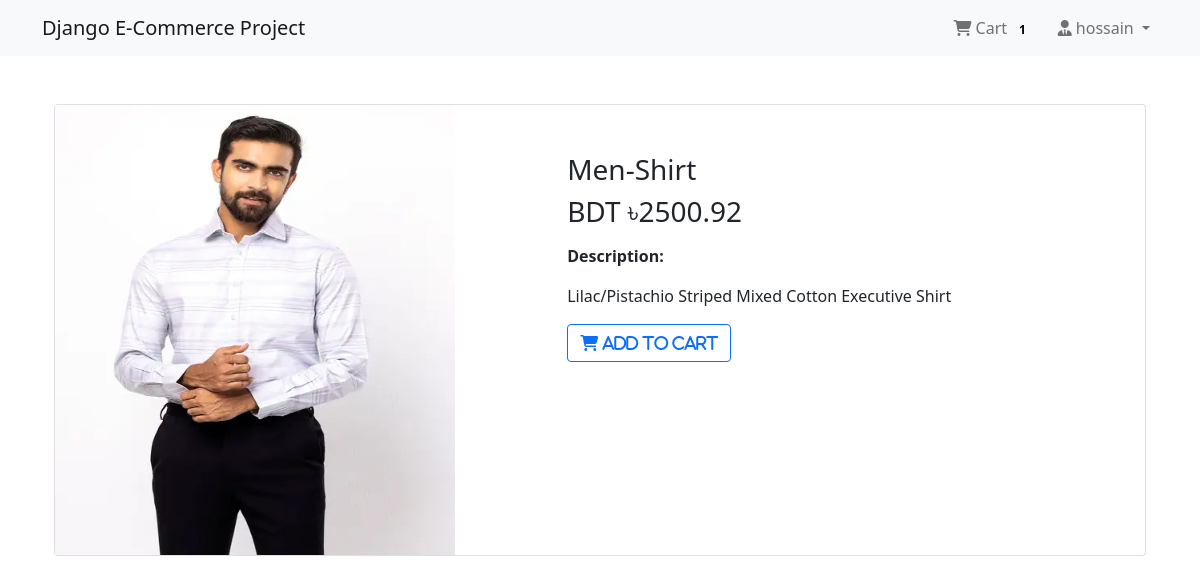
The app's page /product/2/ (signed in) with its own data.
### App_Login/models.py (models this page shows, shortened)
class User(AbstractBaseUser , PermissionsMixin):
        email = models.EmailField(unique=True , null=False)
        is_staff = models.BooleanField(
            _('staff status'),
            default=False,
            help_text= _('Designates whether the user can log in this site')
        )
        is_active = models.BooleanField(
            _('active'),
            default=True,
            help_text=_('Designates whether this shuold be treated as active. Unselect this instead of deleting account.'),
        )
        USERNAME_FIELD = 'email'
        objects = MyUserManager()

class Profile(models.Model) :
     user = models.OneToOneField(User , on_delete=models.CASCADE , related_name="profile")
     username = models.CharField(max_length=25, blank=True)
     full_name = models.CharField(max_length=100 , blank=True)
     address_1 = models.TextField(max_length=300 , blank=True)
     city = models.CharField(max_length=100 , blank=True)
     zipcode = models.CharField(max_length=10 , blank=True)
     country = models.CharField(max_length=100 , blank=True)
     phone = models.CharField(max_length=20 , blank=True)
     date_joined = models.DateTimeField(auto_now_add=True)

### App_Order/models.py (models this page shows, shortened)
class Order(models.Model):
    orderitems = models.ManyToManyField(Cart)
    user = models.ForeignKey(settings.AUTH_USER_MODEL, on_delete=models.CASCADE, related_name='orders')
    ordered = models.BooleanField(default=False)
    created = models.DateTimeField(auto_now_add=True)
    paymentId = models.CharField(max_length=264, blank=True, null=True)
    orderId = models.CharField(max_length=200, blank=True, null=True)

### App_Shop/models.py (models this page shows, shortened)
class Product(models.Model):
    mainimage = models.ImageField(upload_to='Products')
    name = models.CharField(max_length=264)
    category = models.ForeignKey(Category , on_delete=models.CASCADE , related_name='category')
    preview_text = models.TextField(max_length=200 , verbose_name='Preview Text')
    details_text = models.TextField(max_length=1000 , verbose_name='Description')
    price = models.FloatField()
    old_price = models.FloatField(default=0.00)
    created = models.DateTimeField(auto_now_add=True)
    class Meta :
        ordering = ('-created',)

### App_Shop/views.py (the view)
# urls.py: path('product/<pk>/' , views.ProductDetail.as_view() , name='product_detail'),
class ProductDetail(LoginRequiredMixin, DetailView):
    model = Product
    template_name = 'App_Shop/product_detail.html'

### App_Order/templatetags/cart_tag.py (called while the page is built)
@register.filter
def get_total(user):
    order = Order.objects.filter(user = user , ordered=False)
    if order.exists():
        return order[0].orderitems.count()
    else :
        return 0

### templates/App_Shop/product_detail.html
{% extends 'base.html' %}
{% block body_block %}
  <div class="container my-5">
    <div class="card">
      <div class="row">
        <aside class="col-sm-5 border-right">
          <article class="gallery-wrap">
            <div class="img-big-wrap">
              <div >
                <a href=""><img src="/media/{{object.mainimage}}" style="width: 400px;"></a>
              </div>
            </div>
          </article>
        </aside>
        <aside class="col-sm-7">
          <article class="card-body p-5">
            <h3 class="title mp-3">{{object.name}}</h3>
            <p class="price-detail-wrap">
              <span class="price h3 text-wraping">
              <span class="currency">BDT &#2547;</span><span class="num">{{object.price}}</span>
            </span></p>
            <dl class="item-property">
              <dt>Description:</dt>
              <dd>
                <p>{{object.details_text|linebreaks}}</p>
              </dd>
            </dl>
            <a href="{% url 'App_Order:add' pk=object.pk %}" class="btn btn-md btn-outline-primary text-uppercase"><i class="fa fa-shopping-cart"> Add to Cart</i></a>
          </article>
        </aside>
      </div>
    </div>
  </div>
{% endblock body_block %}

### templates/navbar.html (shortened to what this page needs)
{% load cart_tag %}
<nav class="navbar navbar-expand-lg navbar-light bg-light">
    <div class="container">
        <a class="navbar-brand" href="{% url 'App_Shop:home' %}">Django E-Commerce Project</a>
        <div class="collapse navbar-collapse" id="navbarNav">
            <ul class="navbar-nav ms-auto">
                {% if request.user.is_authenticated %}
                <li class="nav-item">
                    <a class="nav-link" href="{% url 'App_Order:cart' %}"><i class="fa fa-shopping-cart"></i> Cart
                    <span class="badge badge-light" style="color: black;">{{request.user | get_total}}</span></a>
                </li>
                <li class="nav-item dropdown ms-2">
                    <a class="nav-link dropdown-toggle" href="#" id="navbarDropdown" role="button" data-bs-toggle="dropdown" aria-expanded="false">
                        <i class="fas fa-user-tie"></i> {{ request.user.profile.username }}
                    </a>
                </li>
                {% else %}
                <li class="nav-item">
                    <a href="{% url 'App_Login:login' %}" class="btn btn-primary">
                        <i class="fas fa-sign-in-alt"></i> Login
                    </a>
                </li>
                {% endif %}
            </ul>
        </div>
    </div>
</nav>

### static/main/main.css (style rules this page uses)
.gallery-wrap .img-big-wrap img { height: 450px; width: auto; display: inline-block; cursor: zoom-in; }

### templates/base.html (style rules this page uses)
.card { height: 350; }

### records on screen
User: user|get_total "1", user.profile.username "hossain"
Product: mainimage (picture), name "Men-Shirt", price "2500.92", details_text "Lilac/Pistachio Striped Mixed Cotton Executive Shirt"
